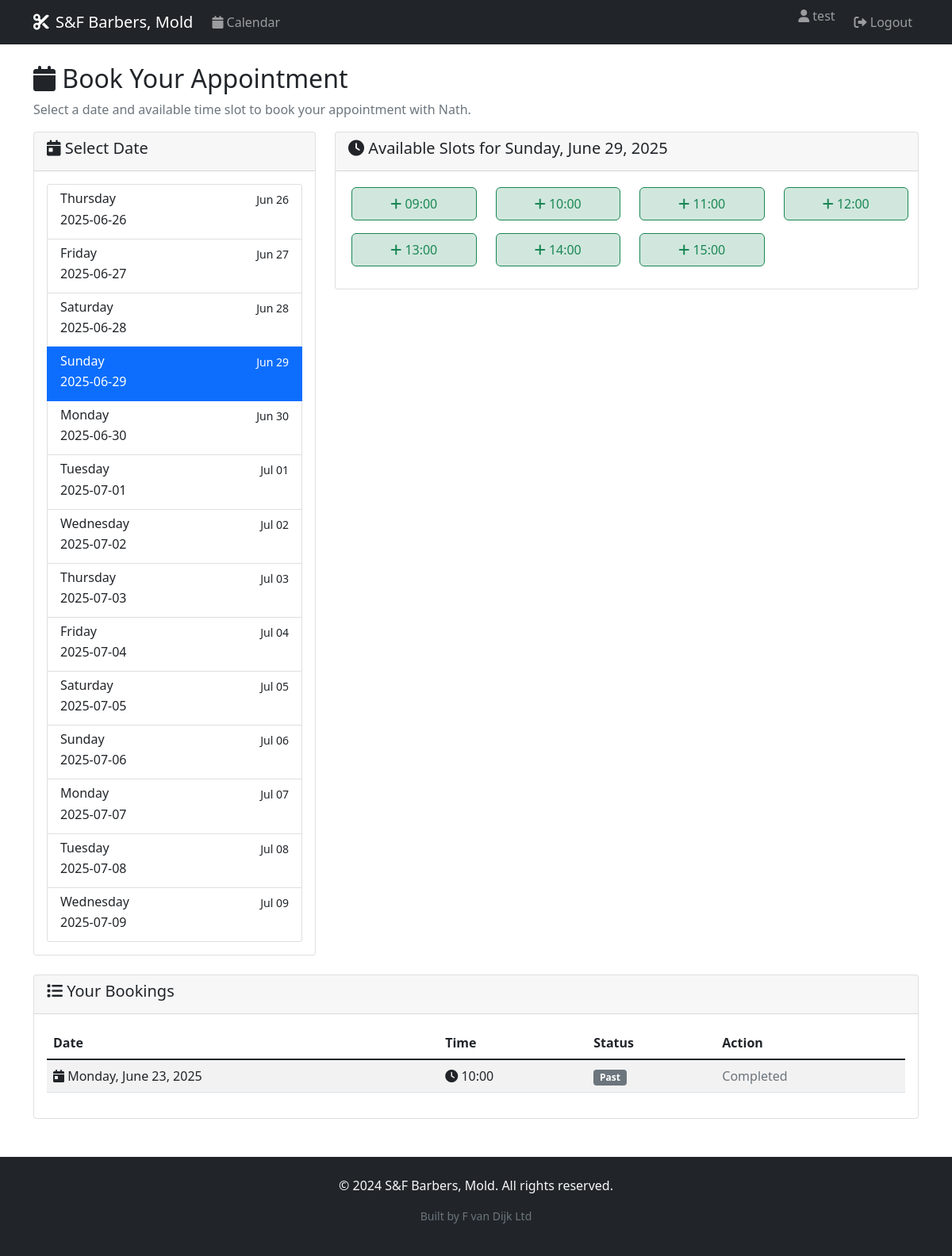
/calendar?date=2025-06-29 (signed in), run on the app's committed database.
### app.py (models this page shows)
class Booking(db.Model):
    id = db.Column(db.Integer, primary_key=True)
    user_id = db.Column(db.Integer, db.ForeignKey('user.id'), nullable=True)  # Nullable for guest bookings
    date = db.Column(db.Date, nullable=False)
    time_slot = db.Column(db.String(10), nullable=False)  # e.g., "09:00"
    guest_name = db.Column(db.String(100))  # For non-registered customers
    guest_phone = db.Column(db.String(20))  # For non-registered customers
    guest_email = db.Column(db.String(120))  # For non-registered customers
    admin_note = db.Column(db.String(200))  # Admin's private note
    is_guest_booking = db.Column(db.Boolean, default=False)
    created_at = db.Column(db.DateTime, default=datetime.utcnow)

### app.py (the view)
    def decorated_function(*args, **kwargs):
        if 'user_id' not in session:
            flash('Please log in to access this page.', 'warning')
            return redirect(url_for('login'))
        return f(*args, **kwargs)

### app.py (called while the page is built)
def get_available_slots(selected_date=None):
    if selected_date is None:
        selected_date = date.today()
    override = ScheduleOverride.query.filter_by(date=selected_date).first()
    if override:
        if not override.is_open:
            return []
        opening_hour = int(override.opening_time.split(':')[0])
        closing_hour = int(override.closing_time.split(':')[0])
    else:
        opening_hour = 9
        closing_hour = 16
    slots = []
    for hour in range(opening_hour, closing_hour):
        slots.append(f"{hour:02d}:00")
    return slots

def get_schedule_info(selected_date):
    override = ScheduleOverride.query.filter_by(date=selected_date).first()
    if override:
        if not override.is_open:
            return {
                'is_open': False,
                'hours': None,
                'note': override.note or 'Closed',
                'is_custom': True
            }
        else:
            return {
                'is_open': True,
                'hours': f"{override.opening_time} - {override.closing_time}",
                'note': override.note,
                'is_custom': True
            }
    else:
        return {
            'is_open': True,
            'hours': '09:00 - 16:00',
            'note': None,
            'is_custom': False
        }

def get_booked_slots(selected_date):
    bookings = Booking.query.filter_by(date=selected_date).all()
    return [booking.time_slot for booking in bookings]

def is_admin():
    return session.get('is_admin', False)

def login_required(f):
    def decorated_function(*args, **kwargs):
        if 'user_id' not in session:
            flash('Please log in to access this page.', 'warning')
            return redirect(url_for('login'))
        return f(*args, **kwargs)
    decorated_function.__name__ = f.__name__
    return decorated_function

### templates/calendar.html (shortened to what this page needs)
{% extends "base.html" %}
{% block content %}
<div class="row">
    <div class="col-12">
        <h2><i class="fas fa-calendar"></i> Book Your Appointment</h2>
        <p class="text-muted">Select a date and available time slot to book your appointment with Nath.</p>
    </div>
</div>
<div class="row">
    <div class="col-md-4">
        <div class="card">
            <div class="card-header">
                <h5><i class="fas fa-calendar-day"></i> Select Date</h5>
            </div>
            <div class="card-body">
                <div class="list-group">
                    {% for date in dates %}
                        <a href="{{ url_for('calendar', date=date.strftime('%Y-%m-%d')) }}"
                           class="list-group-item list-group-item-action {{ 'active' if date == selected_date else '' }}">
                            <div class="d-flex w-100 justify-content-between">
                                <h6 class="mb-1">{{ date.strftime('%A') }}</h6>
                                <small>{{ date.strftime('%b %d') }}</small>
                            </div>
                            <p class="mb-1">{{ date.strftime('%Y-%m-%d') }}</p>
                        </a>
                    {% endfor %}
                </div>
            </div>
        </div>
    </div>
    <div class="col-md-8">
        <div class="card">
            <div class="card-header">
                <h5><i class="fas fa-clock"></i> Available Slots for {{ selected_date.strftime('%A, %B %d, %Y') }}</h5>
            </div>
            <div class="card-body">
                {% if not schedule_info.is_open %}
                    <div class="alert alert-danger text-center">
                        <i class="fas fa-store-slash fa-2x mb-2"></i>
                        <h5>Closed Today</h5>
                        <p class="mb-0">{{ schedule_info.note }}</p>
                    </div>
                {% elif available_slots %}
                    <div class="row">
                        {% for slot in available_slots %}
                            <div class="col-md-3 col-sm-4 col-6 mb-2">
                                {% if session.is_admin %}
                                    <a href="{{ url_for('admin_book_slot', date=selected_date.strftime('%Y-%m-%d'), time_slot=slot) }}"
                                       class="btn btn-outline-primary w-100 booking-slot available">
                                        <i class="fas fa-user-plus"></i> {{ slot }}
                                    </a>
                                {% else %}
                                    <form method="POST" action="{{ url_for('book') }}" style="display: inline;">
                                        <button type="submit" class="btn btn-outline-success w-100 booking-slot available">
                                            <i class="fas fa-plus"></i> {{ slot }}
                                        </button>
                                    </form>
                                {% endif %}
                            </div>
                        {% endfor %}
                    </div>
                {% else %}
                    <div class="alert alert-warning">
                        <i class="fas fa-exclamation-triangle"></i> No available slots for this date.
                    </div>
                {% endif %}
            </div>
        </div>
    </div>
</div>
{% if not session.is_admin and user_bookings %}
<div class="row mt-4">
    <div class="col-12">
        <div class="card">
            <div class="card-header">
                <h5><i class="fas fa-list"></i> Your Bookings</h5>
            </div>
            <div class="card-body">
                <div class="table-responsive">
                    <table class="table table-striped">
                        <thead>
                            <tr>
                                <th>Date</th>
                                <th>Time</th>
                                <th>Status</th>
                                <th>Action</th>
                            </tr>
                        </thead>
                        <tbody>
                            {% for booking in user_bookings %}
                                <tr>
                                    <td>
                                        <i class="fas fa-calendar-day"></i>
                                        {{ booking.date.strftime('%A, %B %d, %Y') }}
                                    </td>
                                    <td>
                                        <i class="fas fa-clock"></i> {{ booking.time_slot }}
                                    </td>
                                    <td>
                                        {% if booking.date >= selected_date %}
                                            <span class="badge bg-success">Upcoming</span>
                                        {% else %}
                                            <span class="badge bg-secondary">Past</span>
                                        {% endif %}
                                    </td>
                                    <td>
                                        {% if booking.date >= selected_date %}
                                            <form method="POST" action="{{ url_for('cancel') }}" style="display: inline;">
                                                <input type="hidden" name="booking_id" value="{{ booking.id }}">
                                                <button type="submit" class="btn btn-sm btn-outline-danger"
                                                        onclick="return confirm('Are you sure you want to cancel this booking?')">
                                                    <i class="fas fa-times"></i> Cancel
                                                </button>
                                            </form>
                                        {% else %}
                                            <span class="text-muted">Completed</span>
                                        {% endif %}
                                    </td>
                                </tr>
                            {% endfor %}
                        </tbody>
                    </table>
                </div>
            </div>
        </div>
    </div>
</div>
{% endif %}
{% endblock %}

### templates/base.html (style rules this page uses)
.booking-slot { border: 1px solid #dee2e6; border-radius: 0.375rem; padding: 0.5rem; margin: 0.25rem; text-align: center; cursor: pointer; transition: all 0.2s; }
.booking-slot.available { background-color: #d1e7dd; border-color: #198754; }

### data on the page
Booking: date "Monday, June 23, 2025", time_slot "10:00", shows "Past", shows "Completed"

### other printed values
{{ session.username }} "test"
{{ date.strftime('%A') }} "Thursday" "Friday" "Saturday" "Sunday" "Monday" "Tuesday" "Wednesday" "Thursday" "Friday" "Saturday" "Sunday" "Monday" "Tuesday" "Wednesday"
{{ date.strftime('%b %d') }} "Jun 26" "Jun 27" "Jun 28" "Jun 29" "Jun 30" "Jul 01" "Jul 02" "Jul 03" "Jul 04" "Jul 05" "Jul 06" "Jul 07" "Jul 08" "Jul 09"
{{ date.strftime('%Y-%m-%d') }} "2025-06-26" "2025-06-27" "2025-06-28" "2025-06-29" "2025-06-30" "2025-07-01" "2025-07-02" "2025-07-03" "2025-07-04" "2025-07-05" "2025-07-06" "2025-07-07" "2025-07-08" "2025-07-09"
{{ selected_date.strftime('%A, %B %d, %Y') }} "Sunday, June 29, 2025"
{{ slot }} "09:00" "10:00" "11:00" "12:00" "13:00" "14:00" "15:00"
